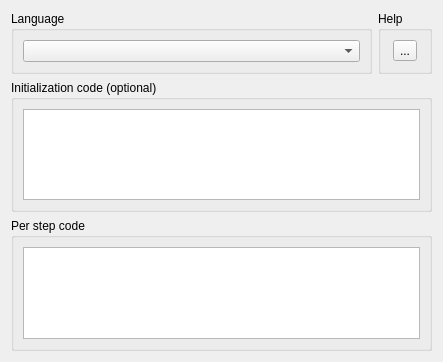
<?xml version="1.0" encoding="UTF-8"?>
<ui version="4.0">
 <class>PopulateScriptConfig</class>
 <widget class="QWidget" name="PopulateScriptConfig">
  <property name="geometry">
   <rect>
    <x>0</x>
    <y>0</y>
    <width>443</width>
    <height>362</height>
   </rect>
  </property>
  <property name="windowTitle">
   <string notr="true">Form</string>
  </property>
  <property name="initialSize" stdset="0">
   <size>
    <width>440</width>
    <height>360</height>
   </size>
  </property>
  <layout class="QGridLayout" name="gridLayout">
   <item row="1" column="0" colspan="2">
    <widget class="QGroupBox" name="initCodeGroup">
     <property name="title">
      <string>Initialization code (optional)</string>
     </property>
     <layout class="QVBoxLayout" name="verticalLayout_4">
      <item>
       <widget class="QPlainTextEdit" name="initCodeEdit">
        <property name="cfg" stdset="0">
         <string notr="true">PopulateScript.InitCode</string>
        </property>
        <property name="scriptingEdit" stdset="0">
         <bool>true</bool>
        </property>
       </widget>
      </item>
     </layout>
    </widget>
   </item>
   <item row="2" column="0" colspan="2">
    <widget class="QGroupBox" name="codeGroup">
     <property name="title">
      <string>Per step code</string>
     </property>
     <layout class="QVBoxLayout" name="verticalLayout_2">
      <item>
       <widget class="QPlainTextEdit" name="codeEdit">
        <property name="cfg" stdset="0">
         <string notr="true">PopulateScript.Code</string>
        </property>
        <property name="scriptingEdit" stdset="0">
         <bool>true</bool>
        </property>
       </widget>
      </item>
     </layout>
    </widget>
   </item>
   <item row="0" column="0">
    <widget class="QGroupBox" name="langGroup">
     <property name="sizePolicy">
      <sizepolicy hsizetype="Expanding" vsizetype="Preferred">
       <horstretch>0</horstretch>
       <verstretch>0</verstretch>
      </sizepolicy>
     </property>
     <property name="title">
      <string>Language</string>
     </property>
     <layout class="QVBoxLayout" name="verticalLayout_3">
      <item>
       <widget class="QComboBox" name="langCombo">
        <property name="cfg" stdset="0">
         <string notr="true">PopulateScript.Language</string>
        </property>
        <property name="ScriptingLangCombo" stdset="0">
         <bool>true</bool>
        </property>
       </widget>
      </item>
     </layout>
    </widget>
   </item>
   <item row="0" column="1">
    <widget class="QGroupBox" name="groupBox">
     <property name="title">
      <string>Help</string>
     </property>
     <layout class="QHBoxLayout" name="horizontalLayout">
      <item>
       <widget class="QToolButton" name="toolButton">
        <property name="text">
         <string notr="true">...</string>
        </property>
        <property name="openUrl" stdset="0">
         <string notr="true">https://github.com/pawelsalawa/letos/wiki/Official_plugins#populating-plugins</string>
        </property>
        <property name="customIcon" stdset="0">
         <string notr="true">help</string>
        </property>
       </widget>
      </item>
     </layout>
    </widget>
   </item>
  </layout>
 </widget>
 <resources/>
 <connections/>
</ui>
